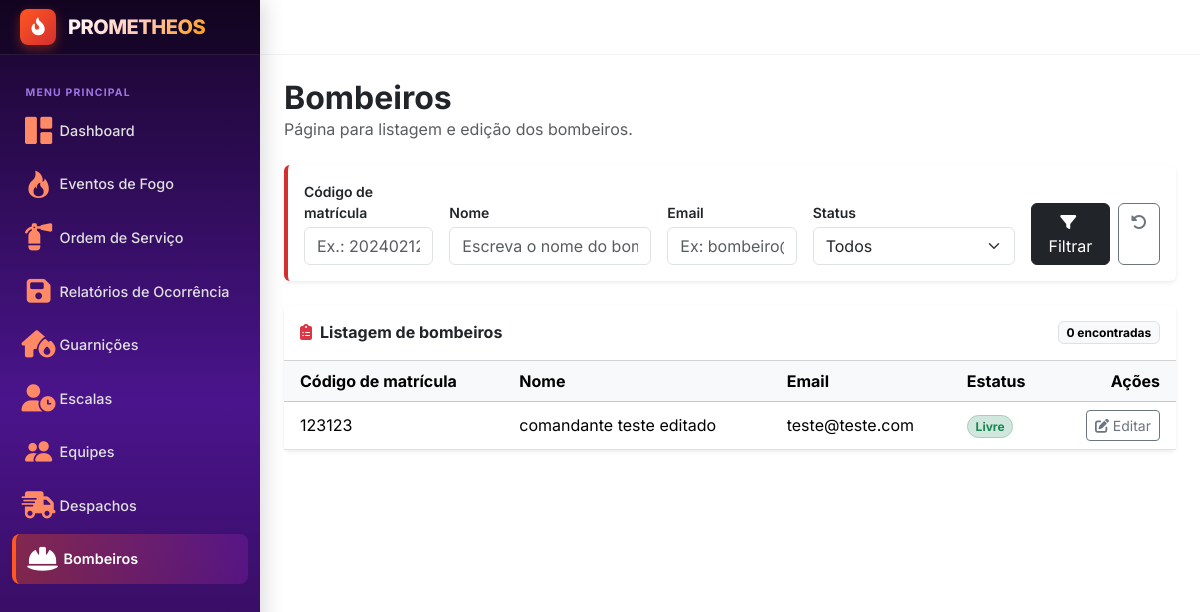
The page /bombeiros on the database as committed earlier.
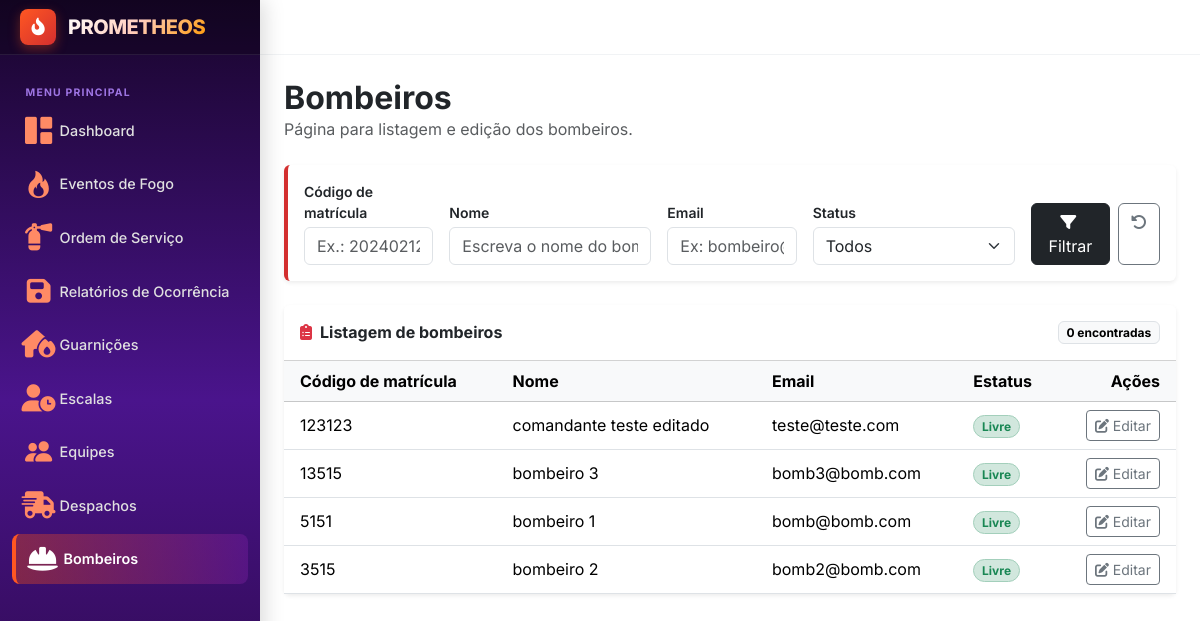
The same page on the database as committed later.
### usuario/models.py (models this page shows, shortened)
class Bombeiro(models.Model):
    id_usuario = models.OneToOneField(Usuario, on_delete=models.CASCADE)
    id_equipe = models.ForeignKey(Equipe, on_delete=models.PROTECT, blank=True, null=True)
    id_escala = models.ForeignKey(Escala, on_delete=models.SET_NULL, null=True, blank=True, related_name="bombeiros")
    matricula = models.IntegerField(primary_key=True)
    estatus = models.CharField(choices=Estatus.choices, default=Estatus.LIVRE)

class Usuario(models.Model):
    class perfil(models.TextChoices):
        ADMIN = "ADMIN"
        SALA_SITUACAO = "SALA_SITUACAO"
        COMANDO = "COMANDO"
        COMBATENTE = "COMBATENTE"
    id = models.IntegerField(primary_key=True)
    nome = models.CharField(max_length=50)
    email = models.EmailField()
    perfil = models.CharField(choices=perfil.choices)

### usuario/views.py (the view)
# urls.py: path('bombeiros', userViews.bombeiro, name='bombeiro'),
def bombeiro(request):
    bombeiros = Bombeiro.objects.all().order_by("-matricula")
    filtros = {
        "codigo" : request.GET.get("codigo", ""),
        "nome" : request.GET.get("nome", ""),
        "email" : request.GET.get("email", ""),
        "estatus" : request.GET.get("estatus", "")
    }
    if filtros["codigo"]:
        bombeiros = bombeiros.filter(matricula=filtros["codigo"])
    if filtros["nome"]:
        bombeiros = bombeiros.filter(id_usuario__nome=filtros["nome"])
    if filtros["email"]:
        bombeiros = bombeiros.filter(id_usuario__email=filtros["email"])
    if filtros["estatus"]:
        bombeiros = bombeiros.filter(estatus=filtros["estatus"])
    contexto = {
        "bombeiros" : bombeiros,
        "filtros" : filtros,
        "estatus_opcoes" : Bombeiro._meta.get_field("estatus").choices
    }
    return render(request, 'usuarios/bombeiros.html', contexto)

### templates/usuarios/bombeiros.html (shortened to what this page needs)
{% extends "layout.html" %}
{% block content %}
<div class="d-flex flex-wrap align-items-start justify-content-between gap-3 mb-4">
    <div>
        <h1 class="h2 fw-bold mb-0">Bombeiros</h1>
        <p class="text-muted mb-0">Página para listagem e edição dos bombeiros.</p>
    </div>
</div>
<div class="card border-0 shadow-sm mb-4" style="border-left: 4px solid #D32F2F !important;">
    <div class="card-body p-3">
        <form method="get" class="row g-3 align-items-end">
            <div class="col-12 col-md-2">
                <label for="filtro-matricula" class="form-label small fw-semibold mb-1">Código de matrícula</label>
                <input type="text" class="form-control" id="filtro-matricula" name="matricula"
                       placeholder="Ex.: 20240212" value="{{ filtros.matricula }}">
            </div>
            <div class="col-12 col-md-3">
                <label for="filtro-descricao" class="form-label small fw-semibold mb-1">Nome</label>
                <input type="text" class="form-control" id="filtro-nome" name="nome"
                       placeholder="Escreva o nome do bombeiro" value="{{ filtros.nome }}">
            </div>
            <div class="col-12 col-md-2">
                <label for="filtro-email" class="form-label small fw-semibold mb-1">Email</label>
                <input type="text" class="form-control" id="filtro-email" name="email"
                        placeholder="Ex: bombeiro@email.com" value="{{ filtros.email }}">
            </div>
            <div class="col-12 col-md-3">
                <label for="filtro-estatus" class="form-label small fw-semibold mb-1">Status</label>
                <select class="form-select" id="filtro-estatus" name="estatus">
                    <option value="">Todos</option>
                </select>
            </div>
            <div class="col-12 col-md-2 d-flex gap-2">
                <button type="submit" class="btn btn-dark w-100">
                    <i class="fa-solid fa-filter me-1"></i> Filtrar
                </button>
                <a href="{% url 'bombeiro' %}" class="btn btn-outline-secondary" title="Limpar filtros" aria-label="Limpar filtros">
                    <i class="fa-solid fa-rotate-left"></i>
                </a>
            </div>
        </form>
    </div>
</div>
<div class="card border-0 shadow-sm">
    <div class="card-header bg-white d-flex align-items-center justify-content-between py-3">
        <h2 class="h6 fw-bold mb-0">
            <i class="fa-solid fa-clipboard-list text-danger me-2"></i>Listagem de bombeiros
        </h2>
        <span class="badge text-bg-light border">{{ ordens|length }} encontrada{{ ordens|length|pluralize }}</span>
    </div>
    <div class="table-responsive">
        <table class="table table-hover align-middle mb-0">
            <thead class="table-light">
                <tr>
                    <th scope="col" class="ps-3">Código de matrícula</th>
                    <th scope="col">Nome</th>
                    <th scope="col">Email</th>
                    <th scope="col">Estatus</th>
                    <th scope="col" class="text-end pe-3">Ações</th>
                </tr>
            </thead>
            <tbody>
                {% for bombeiro in bombeiros %}
                <tr>
                    <td class="ps-3">{{ bombeiro.matricula }}</td>
                    <td>{{ bombeiro.id_usuario.nome }}</td>
                    <td>{{ bombeiro.id_usuario.email }}</td>
                    <td>
                        {% if bombeiro.estatus == "LIVRE" %}
                        <span class="badge bg-success-subtle text-success border border-success-subtle rounded-pill">{{ bombeiro.get_estatus_display }}</span>
                        {% elif bombeiro.estatus == "INDISPONIVEL" %}
                        <span class="badge bg-warning-subtle text-warning-emphasis border border-warning-subtle rounded-pill">{{ bombeiro.get_estatus_display }}</span>
                        {% else %}
                        <span class="badge bg-secondary-subtle text-secondary border border-secondary-subtle rounded-pill">{{ bombeiro.get_estatus_display|default:bombeiro.estatus }}</span>
                        {% endif %}
                    </td>
                    <td class="text-end pe-3 text-nowrap">
                        <a href="{% url 'editaBombeiro' bombeiro.matricula %}" class="btn btn-sm btn-outline-secondary"
                           title="Editar" aria-label="Editar OS {{ relatorio.id }}">
                            <i class="fa-solid fa-pen-to-square"></i> Editar
                    </td>
                </tr>
                {% endfor %}
            </tbody>
        </table>
    </div>
</div>
{% endblock %}

### templates/layout.html (shortened to what this page needs)
<!DOCTYPE html>
<html lang="pt-BR">
<head>
    <link href="https://cdn.jsdelivr.net/npm/bootstrap@5.3.2/dist/css/bootstrap.min.css" rel="stylesheet">
    <link rel="stylesheet" href="https://cdn.jsdelivr.net/npm/bootstrap-icons@1.11.3/font/bootstrap-icons.min.css">
    <link rel="stylesheet" href="https://cdnjs.cloudflare.com/ajax/libs/font-awesome/6.5.1/css/all.min.css">
</head>
<body>
    <div class="wrapper">
        <nav id="sidebar">
            <div class="sidebar-brand-wrapper">
                <a href="" class="sidebar-brand">
                    <div class="brand-icon">
                        <i class="fa-solid fa-fire-flame-curved"></i>
                    </div>
                    <span class="brand-text">PROMETHEOS</span>
                </a>
            </div>
            <div class="sidebar-menu">
                <div class="menu-header">Menu Principal</div>
                <a href="{% url 'dashboard' %}"
                class="nav-item-link {% if request.resolver_match.url_name == 'dashboard' %}active{% endif %}"
                title="Início">
                    <i class="bi bi-grid-1x2-fill"></i>
                    <span class="link-text">Dashboard</span>
                </a>
                <a href="{% url 'eventoFogo'%}"
                class="nav-item-link {% if 'eventoFogo' in request.resolver_match.url_name %}active{% endif %}"
                title="Ocorrências">
                    <i class="bi bi-fire"></i>
                    <span class="link-text">Eventos de Fogo</span>
                </a>
                <a href="{% url 'ordemServico'%}"
                class="nav-item-link {% if 'ordemServico' in request.resolver_match.url_name %}active{% endif %}"
                title="Ocorrências">
                    <i class="fa-solid fa-fire-extinguisher"></i>
                    <span class="link-text">Ordem de Serviço</span>
                </a>
                <a href="{% url 'relatorioOcorrencia'%}"
                class="nav-item-link {% if 'relatorioOcorrencia' in request.resolver_match.url_name %}active{% endif %}"
                title="Ocorrências">
                    <i class="fa-solid fa-floppy-disk"></i>
                    <span class="link-text">Relatórios de Ocorrência</span>
                </a>
                <a href="{% url 'guarnicao'%}"
                class="nav-item-link {% if 'guarnicao' in request.resolver_match.url_name %}active{% endif %}"
                title="Ocorrências">
                    <i class="fa-solid fa-house-fire"></i>
                    <span class="link-text">Guarnições</span>
                </a>
                <a href="{% url 'escala' %}"
                class="nav-item-link {% if 'escala' in request.resolver_match.url_name %}active{% endif %}"
                title="Ocorrências">
                    <i class="fa-solid fa-user-clock"></i>
                    <span class="link-text">Escalas</span>
                </a>
                <a href="{% url 'equipe' %}"
                class="nav-item-link {% if 'equipe' in request.resolver_match.url_name %}active{% endif %}"
                title="Ocorrências">
                    <i class="bi bi-people-fill"></i>
                    <span class="link-text">Equipes</span>
                </a>
                <a href="{% url 'despacho' %}"
                class="nav-item-link {% if 'despacho' in request.resolver_match.url_name %}active{% endif %}"
                title="Ocorrências">
                    <i class="fa-solid fa-truck-fast"></i>
                    <span class="link-text">Despachos</span>
                </a>
                <a href="{% url 'bombeiro' %}"
                class="nav-item-link {% if 'bombeiro' in request.resolver_match.url_name %}active{% endif %}"
                title="Ocorrências">
                    <i class="fa-solid fa-helmet-safety"></i>
                    <span class="link-text">Bombeiros</span>
                </a>
            </div>
        </nav>
        <div id="content-wrapper">
            <header class="top-navbar"></header>
            <main id="main-content" class="flex-grow-1 p-4">
                {% block content %}
                {% endblock %}
            </main>

### templates/layout.html (style rules this page uses)
:root { --fire-red-dark: #D32F2F; --fire-red-primary: #E64A19; --fire-orange: #FF5722; --fire-amber: #FF9800; --purple-dark: #18052B; --purple-mid: #4A148C; --purple-light: #7B1FA2; --bg-main: #ffffff; --sidebar-width: 260px; --sidebar-collapsed-width: 80px; --topbar-height: 55px; }
body { font-family: 'Inter', -apple-system, BlinkMacSystemFont, "Segoe UI", Roboto, sans-serif; background-color: var(--bg-main); color: #212529; overflow-x: hidden; margin: 0; padding: 0; }
.wrapper { display: flex; width: 100%; min-height: 100vh; }
#sidebar { width: var(--sidebar-width); min-width: var(--sidebar-width); background: linear-gradient(180deg, var(--purple-dark) 0%, var(--purple-mid) 50%, #2A0845 100%); color: #ffffff; transition: all 0.3s cubic-bezier(0.4, 0, 0.2, 1); position: fixed; top: 0; bottom: 0; left: 0; z-index: 1000; box-shadow: 4px 0 20px rgba(0, 0, 0, 0.15); display: flex; flex-direction: column; }
.sidebar-brand-wrapper { height: var(--topbar-height); display: flex; align-items: center; justify-content: space-between; padding: 0 0.85rem 0 1.25rem; background-color: rgba(0, 0, 0, 0.25); border-bottom: 1px solid rgba(255, 255, 255, 0.08); overflow: hidden; }
.sidebar-brand { display: flex; align-items: center; text-decoration: none; white-space: nowrap; }
.brand-icon { width: 36px; height: 36px; min-width: 36px; border-radius: 8px; background: linear-gradient(135deg, var(--fire-orange), var(--fire-red-dark)); display: flex; align-items: center; justify-content: center; color: #ffffff; font-size: 1.1rem; box-shadow: 0 4px 12px rgba(230, 74, 25, 0.4); }
.brand-text { font-size: 1.25rem; font-weight: 800; margin-left: 0.75rem; background: linear-gradient(135deg, #ffffff 0%, #ffccbc 50%, #ff9800 100%); -webkit-background-clip: text; -webkit-text-fill-color: transparent; letter-spacing: -0.5px; transition: opacity 0.2s; }
.sidebar-menu { padding: 1rem 0.75rem; flex-grow: 1; overflow-y: auto; }
.sidebar-menu .menu-header { font-size: 0.65rem; font-weight: 700; text-transform: uppercase; letter-spacing: 1.2px; color: #b388ff; padding: 0.85rem 0.85rem 0.35rem; white-space: nowrap; opacity: 0.85; }
.nav-item-link { display: flex; align-items: center; padding: 0.7rem 0.85rem; color: #e0e0e0; text-decoration: none; border-radius: 0.5rem; font-weight: 500; font-size: 0.9rem; margin-bottom: 0.25rem; transition: all 0.2s ease; white-space: nowrap; }
.nav-item-link i { font-size: 1.7rem; width: 26px; min-width: 26px; display: flex; align-items: center; justify-content: center; color: #ff8a65; transition: color 0.2s ease; }
.nav-item-link .link-text { margin-left: 0.5rem; transition: opacity 0.2s; }
.nav-item-link.active { color: #ffffff; background: linear-gradient(90deg, rgba(230, 74, 25, 0.4) 0%, rgba(123, 31, 162, 0.4) 100%); border-left: 4px solid var(--fire-orange); font-weight: 600; }
.nav-item-link.active i { color: #ffffff; }
#content-wrapper { margin-left: var(--sidebar-width); width: calc(100% - var(--sidebar-width)); min-height: 100vh; background-color: var(--bg-main); transition: all 0.3s cubic-bezier(0.4, 0, 0.2, 1); display: flex; flex-direction: column; }
.top-navbar { height: var(--topbar-height); background-color: #ffffff; border-bottom: 1px solid #f1f3f5; padding: 0 1.5rem; display: flex; align-items: center; justify-content: flex-start; position: sticky; top: 0; z-index: 999; }

Rows that differ between the two databases and show on the page:
added Bombeiro: matricula "13515", id_usuario.nome "bombeiro 3", id_usuario.email "bomb3@bomb.com", estatus "Livre"
added Bombeiro: matricula "5151", id_usuario.nome "bombeiro 1", id_usuario.email "bomb@bomb.com", estatus "Livre"
added Bombeiro: matricula "3515", id_usuario.nome "bombeiro 2", id_usuario.email "bomb2@bomb.com", estatus "Livre"
